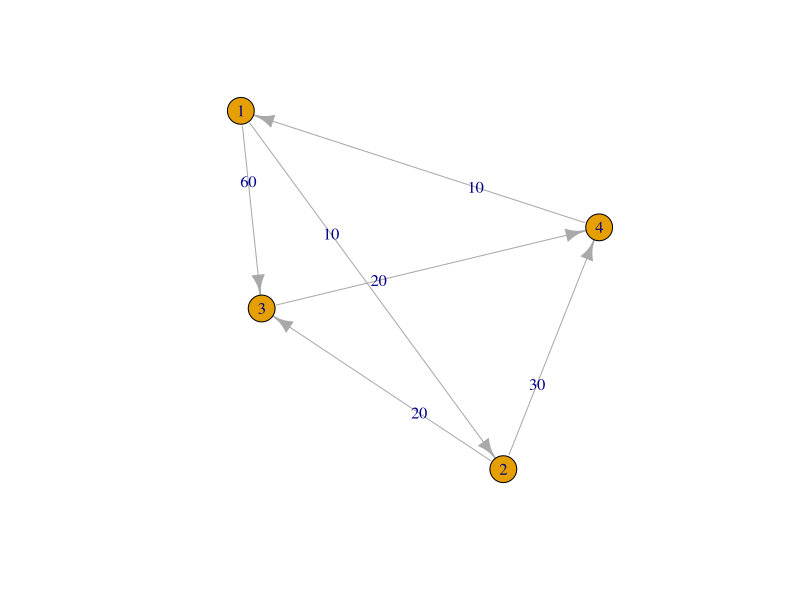

The R script that drew this image:
floydWarshall = function(m)
{
	n = dim(m)[1]
	print(m)
	#m_old=m
	for(k in 1:n)
	{
		for(i in 1:n)
		{
				for(j in 1:n)
				{
                    m[i,j] = min(m[i,j],m[i,k]+m[k,j])
				}
		}
		print(m)
		#print(m_old-m)
		#m_old = m
	}
}

# example undirected graph
m = matrix(Inf, 6, 6)
diag(m) = 0
m[1,2] = m[2,1] =  60
m[1,3] = m[3,1] = 160
m[1,5] = m[5,1] = 700
m[1,6] = m[6,1] = 600
m[2,3] = m[3,2] = 220
m[2,4] = m[4,2] = 140
m[2,6] = m[6,2] = 800
m[3,4] = m[4,3] =  20
m[3,5] = m[5,3] = 900
m[3,6] = m[6,3] = 500
m[4,5] = m[5,4] = 800
m[4,6] = m[6,4] = 300
m[5,6] = m[6,5] =  40
floydWarshall(m)

# example undirected graph
m = matrix(Inf, 5, 5)
diag(m) = 0
m[1,2] = m[2,1] =  20
m[1,3] = m[3,1] =  40
m[2,3] = m[3,2] =  80
m[2,4] = m[4,2] = 300
m[2,5] = m[5,2] = 400
m[3,4] = m[4,3] = 200
m[4,5] = m[5,4] =  60
floydWarshall(m)



# example directed graph
m = matrix(Inf, 4, 4)
diag(m) = 0
m[1,2] = 10
m[1,3] = 60
m[2,3] = 20
m[2,4] = 30
m[3,4] = 20
m[4,1] = 10
floydWarshall(m)


library(igraph)
m_=m
m_[m_>1000]=0
g  = graph.adjacency(m_, mode="directed", weighted=T)
plot(g, edge.label=E(g)$weight)

